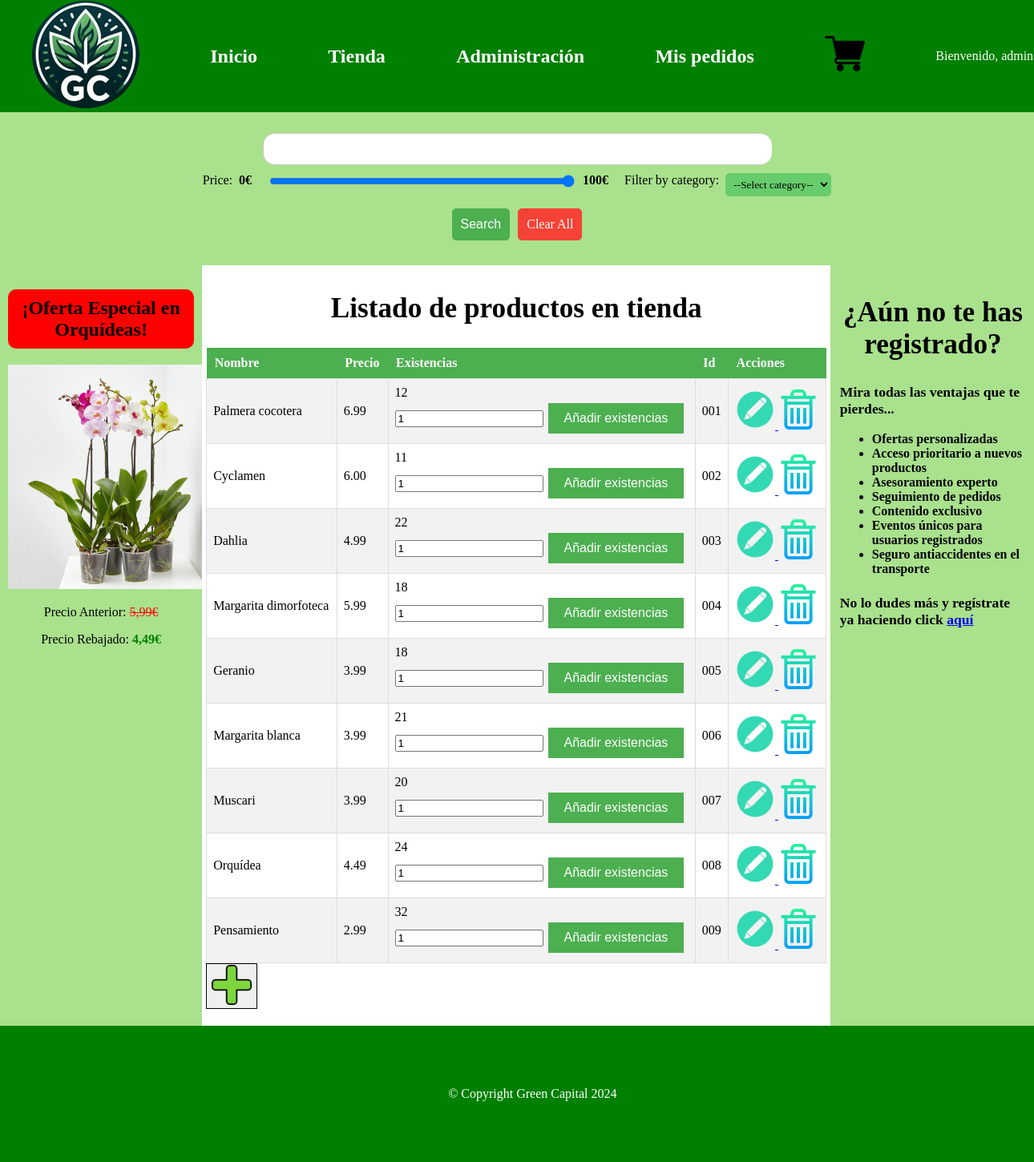
The page /Practica3/adminProductos.php (signed in) on the database its author committed.
### tables this page shows
CREATE TABLE `productos` (
  `Nombre` varchar(30) NOT NULL,
  `Id` varchar(3) NOT NULL PRIMARY KEY,
  `Resumen` text NOT NULL,
  `Descripcion` text NOT NULL,
  `Precio` decimal(4,2) NOT NULL,
  `Categoria` varchar(15) NOT NULL,
  `Existencias` int(2) NOT NULL,
  `Especie` varchar(30) NOT NULL,
  `Imagen` varchar(100) NOT NULL,
  `DniVendedor`varchar(9) NOT NULL,
  FOREIGN KEY (`DniVendedor`) REFERENCES usuarios(`DNI`)
);

### Practica3/productosDAO.php (called while the page is built, shortened)
<?php
class Producto{
    public static function showTable($dniVendedor){
        $conn = Aplicacion::getInstance()->getConexionBD();
        if($dniVendedor == "admin"){
            $query = "SELECT * FROM productos";
        } else{
            $query = "SELECT * FROM productos WHERE DniVendedor = '$dniVendedor'";
        }
        $result = $conn->query($query);
        $productos = array();
        if ($result->num_rows > 0) {
            while($row = $result->fetch_assoc()) {
                $productos[] = $row;
            }
        }
        return $productos;
    }
}
?>

### Practica3/includes/vistas/helpers/adminProductos.php (the view)
<?php
function buildTablaProductos($productos){
    $tablaProductos = <<<EOS
    <div class="tableContainer">
    <table class="tableAdmin">
    <tr>
    <th>Nombre</th>
    <th>Precio</th>
    <th>Existencias</th>
    <th>Id</th>
    <th>Acciones</th>
    </tr>
    EOS;
    $ruta = RUTA_APP . "/procesarsumarexistencias.php";
    foreach ($productos as $producto) {
        $tablaProductos .= <<<EOS
        <tr>
        <td>{$producto['Nombre']}</td>
        <td>{$producto['Precio']}</td>
        <td>
            {$producto['Existencias']}
            <form action="$ruta" method="post">
                <input type="hidden" name="id" value="{$producto['Id']}">
                <input type="number" name="cantidad" min="1" value="1">
                <button type="submit">Añadir existencias</button>
            </form>
        </td>
        <td>{$producto['Id']}</td>
        <td>
            <a href="editarProducto.php?prod={$producto['Id']}">
                <img src="img/editar.png" alt="Editar información" class="botonImagen" />
            </a>
            <a href="eliminarProducto.php?prod={$producto['Id']}">
                <img src="img/eliminar.png" alt="Eliminar información" class="botonImagen" />
            </a>
        </td>
        </tr>
        EOS;
    }
    $tablaProductos .= "</table>";
    $tablaProductos .= '<button onclick="location.href=\'agregarProducto.php\'"><img src="img/agregar.png" alt="Añadir producto" class="botonImagen"/></button>';
    $tablaProductos .= '</div>';
    return $tablaProductos;
}
?>

### Practica3/css/estilo.css (style rules this page uses)
body { margin: 0; width:100%; background-color: #a9e18d; }
.botonImagen { width: 50px; height: auto; }
button, a.boton { border: 1px solid black; font-size: 0.9em; font-family: Arial; font-weight: 400; }
.tableContainer { width: 100%; overflow-x: auto; }
.tableAdmin { width: 100%; min-width: 600px; border-collapse: collapse; }
.tableAdmin th { background-color: #4CAF50; color: white; padding: 10px; text-align: left; }
.tableAdmin td { border: 1px solid #ddd; padding: 8px; }
.tableAdmin tr:nth-child(even) { background-color: #f2f2f2; }
.tableAdmin button { background-color: #4CAF50; border: none; color: white; padding: 10px 20px; text-align: center; text-decoration: none; display: inline-block; font-size: 16px; margin: 4px 2px; cursor: pointer; }

### rows shown on the page
productos: Nombre "Palmera cocotera", Precio "6.99", Existencias "12", Id "001"
productos: Nombre "Cyclamen", Precio "6.00", Existencias "11", Id "002"
productos: Nombre "Dahlia", Precio "4.99", Existencias "22", Id "003"
productos: Nombre "Margarita dimorfoteca", Precio "5.99", Existencias "18", Id "004"
productos: Nombre "Geranio", Precio "3.99", Existencias "18", Id "005"
productos: Nombre "Margarita blanca", Precio "3.99", Existencias "21", Id "006"
productos: Nombre "Muscari", Precio "3.99", Existencias "20", Id "007"
productos: Nombre "Orquídea", Precio "4.49", Existencias "24", Id "008"
productos: Nombre "Pensamiento", Precio "2.99", Existencias "32", Id "009"

### other values the page prints
$_SESSION['username'] "admin"
